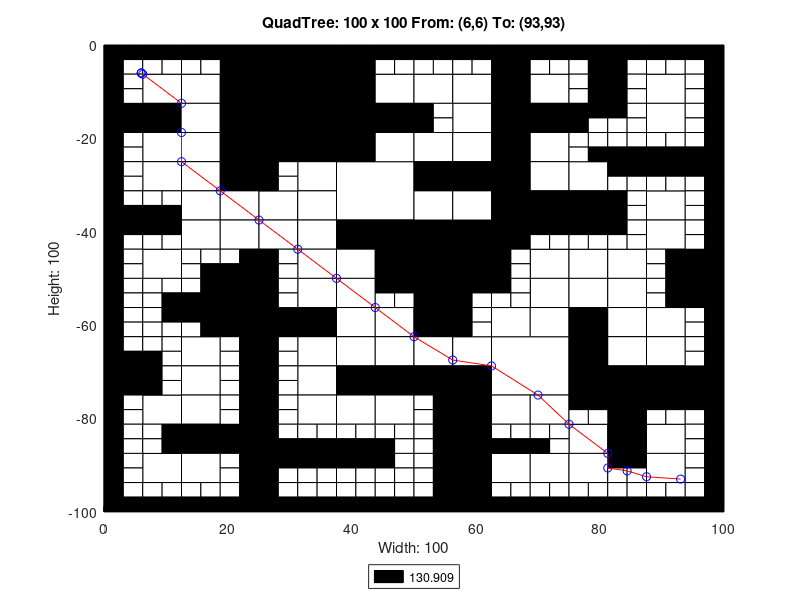

This chart was generated by the following MATLAB code:
axis([0 100 -100 0]);
title('QuadTree: 100 x 100 From: (6,6) To: (93,93)');
xlabel('Width: 100');
ylabel('Height: 100');
rectangle('Position',[25 -12.5 12.5 12.5], 'FaceColor',[0 0 0]);
rectangle('Position',[25 -25 12.5 12.5], 'FaceColor',[0 0 0]);
rectangle('Position',[37.5 -37.5 12.5 12.5], 'FaceColor',[1 1 1]);
rectangle('Position',[50 -50 12.5 12.5], 'FaceColor',[0 0 0]);
rectangle('Position',[62.5 -75 12.5 12.5], 'FaceColor',[1 1 1]);
rectangle('Position',[6.25 -12.5 6.25 6.25], 'FaceColor',[1 1 1]);
rectangle('Position',[18.75 -6.25 6.25 6.25], 'FaceColor',[0 0 0]);
rectangle('Position',[12.5 -12.5 6.25 6.25], 'FaceColor',[1 1 1]);
rectangle('Position',[18.75 -12.5 6.25 6.25], 'FaceColor',[0 0 0]);
rectangle('Position',[0 -18.75 6.25 6.25], 'FaceColor',[0 0 0]);
rectangle('Position',[6.25 -18.75 6.25 6.25], 'FaceColor',[0 0 0]);
rectangle('Position',[6.25 -25 6.25 6.25], 'FaceColor',[1 1 1]);
rectangle('Position',[12.5 -18.75 6.25 6.25], 'FaceColor',[1 1 1]);
rectangle('Position',[18.75 -18.75 6.25 6.25], 'FaceColor',[0 0 0]);
rectangle('Position',[12.5 -25 6.25 6.25], 'FaceColor',[1 1 1]);
rectangle('Position',[18.75 -25 6.25 6.25], 'FaceColor',[0 0 0]);
rectangle('Position',[37.5 -6.25 6.25 6.25], 'FaceColor',[0 0 0]);
rectangle('Position',[37.5 -12.5 6.25 6.25], 'FaceColor',[0 0 0]);
rectangle('Position',[43.75 -12.5 6.25 6.25], 'FaceColor',[1 1 1]);
rectangle('Position',[37.5 -18.75 6.25 6.25], 'FaceColor',[0 0 0]);
rectangle('Position',[43.75 -18.75 6.25 6.25], 'FaceColor',[0 0 0]);
rectangle('Position',[37.5 -25 6.25 6.25], 'FaceColor',[0 0 0]);
rectangle('Position',[43.75 -25 6.25 6.25], 'FaceColor',[1 1 1]);
rectangle('Position',[6.25 -31.25 6.25 6.25], 'FaceColor',[1 1 1]);
rectangle('Position',[12.5 -31.25 6.25 6.25], 'FaceColor',[1 1 1]);
rectangle('Position',[18.75 -31.25 6.25 6.25], 'FaceColor',[0 0 0]);
rectangle('Position',[12.5 -37.5 6.25 6.25], 'FaceColor',[1 1 1]);
rectangle('Position',[18.75 -37.5 6.25 6.25], 'FaceColor',[1 1 1]);
rectangle('Position',[6.25 -50 6.25 6.25], 'FaceColor',[1 1 1]);
rectangle('Position',[12.5 -43.75 6.25 6.25], 'FaceColor',[1 1 1]);
rectangle('Position',[18.75 -43.75 6.25 6.25], 'FaceColor',[1 1 1]);
rectangle('Position',[31.25 -31.25 6.25 6.25], 'FaceColor',[1 1 1]);
rectangle('Position',[25 -37.5 6.25 6.25], 'FaceColor',[1 1 1]);
rectangle('Position',[31.25 -37.5 6.25 6.25], 'FaceColor',[1 1 1]);
rectangle('Position',[25 -43.75 6.25 6.25], 'FaceColor',[1 1 1]);
rectangle('Position',[31.25 -43.75 6.25 6.25], 'FaceColor',[1 1 1]);
rectangle('Position',[31.25 -50 6.25 6.25], 'FaceColor',[1 1 1]);
rectangle('Position',[37.5 -43.75 6.25 6.25], 'FaceColor',[0 0 0]);
rectangle('Position',[43.75 -43.75 6.25 6.25], 'FaceColor',[0 0 0]);
rectangle('Position',[37.5 -50 6.25 6.25], 'FaceColor',[1 1 1]);
rectangle('Position',[43.75 -50 6.25 6.25], 'FaceColor',[0 0 0]);
rectangle('Position',[50 -12.5 6.25 6.25], 'FaceColor',[1 1 1]);
rectangle('Position',[56.25 -12.5 6.25 6.25], 'FaceColor',[1 1 1]);
rectangle('Position',[62.5 -6.25 6.25 6.25], 'FaceColor',[0 0 0]);
rectangle('Position',[62.5 -12.5 6.25 6.25], 'FaceColor',[0 0 0]);
rectangle('Position',[68.75 -12.5 6.25 6.25], 'FaceColor',[1 1 1]);
rectangle('Position',[56.25 -18.75 6.25 6.25], 'FaceColor',[1 1 1]);
rectangle('Position',[50 -25 6.25 6.25], 'FaceColor',[1 1 1]);
rectangle('Position',[56.25 -25 6.25 6.25], 'FaceColor',[1 1 1]);
rectangle('Position',[62.5 -18.75 6.25 6.25], 'FaceColor',[0 0 0]);
rectangle('Position',[68.75 -18.75 6.25 6.25], 'FaceColor',[0 0 0]);
rectangle('Position',[62.5 -25 6.25 6.25], 'FaceColor',[0 0 0]);
rectangle('Position',[68.75 -25 6.25 6.25], 'FaceColor',[1 1 1]);
rectangle('Position',[87.5 -12.5 6.25 6.25], 'FaceColor',[1 1 1]);
rectangle('Position',[87.5 -18.75 6.25 6.25], 'FaceColor',[1 1 1]);
rectangle('Position',[50 -31.25 6.25 6.25], 'FaceColor',[0 0 0]);
rectangle('Position',[56.25 -31.25 6.25 6.25], 'FaceColor',[0 0 0]);
rectangle('Position',[50 -37.5 6.25 6.25], 'FaceColor',[1 1 1]);
rectangle('Position',[56.25 -37.5 6.25 6.25], 'FaceColor',[1 1 1]);
rectangle('Position',[62.5 -31.25 6.25 6.25], 'FaceColor',[0 0 0]);
rectangle('Position',[68.75 -31.25 6.25 6.25], 'FaceColor',[1 1 1]);
rectangle('Position',[62.5 -37.5 6.25 6.25], 'FaceColor',[0 0 0]);
rectangle('Position',[68.75 -37.5 6.25 6.25], 'FaceColor',[0 0 0]);
rectangle('Position',[62.5 -43.75 6.25 6.25], 'FaceColor',[0 0 0]);
rectangle('Position',[68.75 -50 6.25 6.25], 'FaceColor',[1 1 1]);
rectangle('Position',[75 -31.25 6.25 6.25], 'FaceColor',[1 1 1]);
rectangle('Position',[75 -37.5 6.25 6.25], 'FaceColor',[0 0 0]);
rectangle('Position',[87.5 -37.5 6.25 6.25], 'FaceColor',[1 1 1]);
rectangle('Position',[75 -50 6.25 6.25], 'FaceColor',[1 1 1]);
rectangle('Position',[81.25 -50 6.25 6.25], 'FaceColor',[1 1 1]);
rectangle('Position',[87.5 -43.75 6.25 6.25], 'FaceColor',[1 1 1]);
rectangle('Position',[93.75 -50 6.25 6.25], 'FaceColor',[0 0 0]);
rectangle('Position',[18.75 -56.25 6.25 6.25], 'FaceColor',[0 0 0]);
rectangle('Position',[18.75 -62.5 6.25 6.25], 'FaceColor',[0 0 0]);
rectangle('Position',[0 -75 6.25 6.25], 'FaceColor',[0 0 0]);
rectangle('Position',[12.5 -68.75 6.25 6.25], 'FaceColor',[1 1 1]);
rectangle('Position',[12.5 -75 6.25 6.25], 'FaceColor',[1 1 1]);
rectangle('Position',[31.25 -56.25 6.25 6.25], 'FaceColor',[1 1 1]);
rectangle('Position',[25 -62.5 6.25 6.25], 'FaceColor',[0 0 0]);
rectangle('Position',[31.25 -62.5 6.25 6.25], 'FaceColor',[0 0 0]);
rectangle('Position',[37.5 -56.25 6.25 6.25], 'FaceColor',[1 1 1]);
rectangle('Position',[37.5 -62.5 6.25 6.25], 'FaceColor',[1 1 1]);
rectangle('Position',[43.75 -62.5 6.25 6.25], 'FaceColor',[1 1 1]);
rectangle('Position',[31.25 -68.75 6.25 6.25], 'FaceColor',[1 1 1]);
rectangle('Position',[31.25 -75 6.25 6.25], 'FaceColor',[1 1 1]);
rectangle('Position',[37.5 -68.75 6.25 6.25], 'FaceColor',[1 1 1]);
rectangle('Position',[43.75 -68.75 6.25 6.25], 'FaceColor',[1 1 1]);
rectangle('Position',[37.5 -75 6.25 6.25], 'FaceColor',[0 0 0]);
rectangle('Position',[43.75 -75 6.25 6.25], 'FaceColor',[0 0 0]);
rectangle('Position',[6.25 -81.25 6.25 6.25], 'FaceColor',[1 1 1]);
rectangle('Position',[12.5 -81.25 6.25 6.25], 'FaceColor',[1 1 1]);
rectangle('Position',[12.5 -87.5 6.25 6.25], 'FaceColor',[0 0 0]);
rectangle('Position',[18.75 -87.5 6.25 6.25], 'FaceColor',[0 0 0]);
rectangle('Position',[6.25 -93.75 6.25 6.25], 'FaceColor',[1 1 1]);
rectangle('Position',[12.5 -93.75 6.25 6.25], 'FaceColor',[1 1 1]);
rectangle('Position',[31.25 -81.25 6.25 6.25], 'FaceColor',[1 1 1]);
rectangle('Position',[37.5 -81.25 6.25 6.25], 'FaceColor',[1 1 1]);
rectangle('Position',[43.75 -81.25 6.25 6.25], 'FaceColor',[1 1 1]);
rectangle('Position',[50 -56.25 6.25 6.25], 'FaceColor',[0 0 0]);
rectangle('Position',[50 -62.5 6.25 6.25], 'FaceColor',[0 0 0]);
rectangle('Position',[68.75 -56.25 6.25 6.25], 'FaceColor',[1 1 1]);
rectangle('Position',[62.5 -62.5 6.25 6.25], 'FaceColor',[1 1 1]);
rectangle('Position',[68.75 -62.5 6.25 6.25], 'FaceColor',[1 1 1]);
rectangle('Position',[50 -68.75 6.25 6.25], 'FaceColor',[1 1 1]);
rectangle('Position',[56.25 -68.75 6.25 6.25], 'FaceColor',[1 1 1]);
rectangle('Position',[50 -75 6.25 6.25], 'FaceColor',[0 0 0]);
rectangle('Position',[56.25 -75 6.25 6.25], 'FaceColor',[0 0 0]);
rectangle('Position',[75 -56.25 6.25 6.25], 'FaceColor',[1 1 1]);
rectangle('Position',[81.25 -56.25 6.25 6.25], 'FaceColor',[1 1 1]);
rectangle('Position',[75 -62.5 6.25 6.25], 'FaceColor',[0 0 0]);
rectangle('Position',[81.25 -62.5 6.25 6.25], 'FaceColor',[1 1 1]);
rectangle('Position',[93.75 -56.25 6.25 6.25], 'FaceColor',[0 0 0]);
rectangle('Position',[87.5 -62.5 6.25 6.25], 'FaceColor',[1 1 1]);
rectangle('Position',[75 -68.75 6.25 6.25], 'FaceColor',[0 0 0]);
rectangle('Position',[81.25 -68.75 6.25 6.25], 'FaceColor',[1 1 1]);
rectangle('Position',[75 -75 6.25 6.25], 'FaceColor',[0 0 0]);
rectangle('Position',[81.25 -75 6.25 6.25], 'FaceColor',[0 0 0]);
rectangle('Position',[87.5 -68.75 6.25 6.25], 'FaceColor',[1 1 1]);
rectangle('Position',[87.5 -75 6.25 6.25], 'FaceColor',[0 0 0]);
rectangle('Position',[93.75 -75 6.25 6.25], 'FaceColor',[0 0 0]);
rectangle('Position',[56.25 -81.25 6.25 6.25], 'FaceColor',[0 0 0]);
rectangle('Position',[56.25 -87.5 6.25 6.25], 'FaceColor',[0 0 0]);
rectangle('Position',[62.5 -81.25 6.25 6.25], 'FaceColor',[1 1 1]);
rectangle('Position',[68.75 -81.25 6.25 6.25], 'FaceColor',[1 1 1]);
rectangle('Position',[56.25 -93.75 6.25 6.25], 'FaceColor',[0 0 0]);
rectangle('Position',[56.25 -100 6.25 6.25], 'FaceColor',[0 0 0]);
rectangle('Position',[62.5 -93.75 6.25 6.25], 'FaceColor',[1 1 1]);
rectangle('Position',[68.75 -93.75 6.25 6.25], 'FaceColor',[1 1 1]);
rectangle('Position',[81.25 -81.25 6.25 6.25], 'FaceColor',[0 0 0]);
rectangle('Position',[75 -87.5 6.25 6.25], 'FaceColor',[1 1 1]);
rectangle('Position',[81.25 -87.5 6.25 6.25], 'FaceColor',[0 0 0]);
rectangle('Position',[87.5 -87.5 6.25 6.25], 'FaceColor',[1 1 1]);
rectangle('Position',[75 -93.75 6.25 6.25], 'FaceColor',[1 1 1]);
rectangle('Position',[87.5 -93.75 6.25 6.25], 'FaceColor',[1 1 1]);
rectangle('Position',[0 -3.125 3.125 3.125], 'FaceColor',[0 0 0]);
rectangle('Position',[3.125 -3.125 3.125 3.125], 'FaceColor',[0 0 0]);
rectangle('Position',[0 -6.25 3.125 3.125], 'FaceColor',[0 0 0]);
rectangle('Position',[3.125 -6.25 3.125 3.125], 'FaceColor',[1 1 1]);
rectangle('Position',[6.25 -3.125 3.125 3.125], 'FaceColor',[0 0 0]);
rectangle('Position',[9.375 -3.125 3.125 3.125], 'FaceColor',[0 0 0]);
rectangle('Position',[6.25 -6.25 3.125 3.125], 'FaceColor',[1 1 1]);
rectangle('Position',[9.375 -6.25 3.125 3.125], 'FaceColor',[1 1 1]);
rectangle('Position',[0 -9.375 3.125 3.125], 'FaceColor',[0 0 0]);
rectangle('Position',[3.125 -9.375 3.125 3.125], 'FaceColor',[1 1 1]);
rectangle('Position',[0 -12.5 3.125 3.125], 'FaceColor',[0 0 0]);
rectangle('Position',[3.125 -12.5 3.125 3.125], 'FaceColor',[1 1 1]);
rectangle('Position',[12.5 -3.125 3.125 3.125], 'FaceColor',[0 0 0]);
rectangle('Position',[15.625 -3.125 3.125 3.125], 'FaceColor',[0 0 0]);
rectangle('Position',[12.5 -6.25 3.125 3.125], 'FaceColor',[1 1 1]);
rectangle('Position',[15.625 -6.25 3.125 3.125], 'FaceColor',[1 1 1]);
rectangle('Position',[0 -21.875 3.125 3.125], 'FaceColor',[0 0 0]);
rectangle('Position',[3.125 -21.875 3.125 3.125], 'FaceColor',[1 1 1]);
rectangle('Position',[0 -25 3.125 3.125], 'FaceColor',[0 0 0]);
rectangle('Position',[3.125 -25 3.125 3.125], 'FaceColor',[1 1 1]);
rectangle('Position',[43.75 -3.125 3.125 3.125], 'FaceColor',[0 0 0]);
rectangle('Position',[46.875 -3.125 3.125 3.125], 'FaceColor',[0 0 0]);
rectangle('Position',[43.75 -6.25 3.125 3.125], 'FaceColor',[1 1 1]);
rectangle('Position',[46.875 -6.25 3.125 3.125], 'FaceColor',[1 1 1]);
rectangle('Position',[0 -28.125 3.125 3.125], 'FaceColor',[0 0 0]);
rectangle('Position',[3.125 -28.125 3.125 3.125], 'FaceColor',[1 1 1]);
rectangle('Position',[0 -31.25 3.125 3.125], 'FaceColor',[0 0 0]);
rectangle('Position',[3.125 -31.25 3.125 3.125], 'FaceColor',[1 1 1]);
rectangle('Position',[0 -34.375 3.125 3.125], 'FaceColor',[0 0 0]);
rectangle('Position',[3.125 -34.375 3.125 3.125], 'FaceColor',[1 1 1]);
rectangle('Position',[0 -37.5 3.125 3.125], 'FaceColor',[0 0 0]);
rectangle('Position',[3.125 -37.5 3.125 3.125], 'FaceColor',[0 0 0]);
rectangle('Position',[6.25 -34.375 3.125 3.125], 'FaceColor',[1 1 1]);
rectangle('Position',[9.375 -34.375 3.125 3.125], 'FaceColor',[1 1 1]);
rectangle('Position',[6.25 -37.5 3.125 3.125], 'FaceColor',[0 0 0]);
rectangle('Position',[9.375 -37.5 3.125 3.125], 'FaceColor',[0 0 0]);
rectangle('Position',[0 -40.625 3.125 3.125], 'FaceColor',[0 0 0]);
rectangle('Position',[3.125 -40.625 3.125 3.125], 'FaceColor',[0 0 0]);
rectangle('Position',[0 -43.75 3.125 3.125], 'FaceColor',[0 0 0]);
rectangle('Position',[3.125 -43.75 3.125 3.125], 'FaceColor',[1 1 1]);
rectangle('Position',[6.25 -40.625 3.125 3.125], 'FaceColor',[0 0 0]);
rectangle('Position',[9.375 -40.625 3.125 3.125], 'FaceColor',[0 0 0]);
rectangle('Position',[6.25 -43.75 3.125 3.125], 'FaceColor',[1 1 1]);
rectangle('Position',[9.375 -43.75 3.125 3.125], 'FaceColor',[1 1 1]);
rectangle('Position',[0 -46.875 3.125 3.125], 'FaceColor',[0 0 0]);
rectangle('Position',[3.125 -46.875 3.125 3.125], 'FaceColor',[1 1 1]);
rectangle('Position',[0 -50 3.125 3.125], 'FaceColor',[0 0 0]);
rectangle('Position',[3.125 -50 3.125 3.125], 'FaceColor',[1 1 1]);
rectangle('Position',[12.5 -46.875 3.125 3.125], 'FaceColor',[1 1 1]);
rectangle('Position',[15.625 -46.875 3.125 3.125], 'FaceColor',[1 1 1]);
rectangle('Position',[12.5 -50 3.125 3.125], 'FaceColor',[1 1 1]);
rectangle('Position',[15.625 -50 3.125 3.125], 'FaceColor',[0 0 0]);
rectangle('Position',[18.75 -46.875 3.125 3.125], 'FaceColor',[1 1 1]);
rectangle('Position',[21.875 -46.875 3.125 3.125], 'FaceColor',[0 0 0]);
rectangle('Position',[18.75 -50 3.125 3.125], 'FaceColor',[0 0 0]);
rectangle('Position',[21.875 -50 3.125 3.125], 'FaceColor',[0 0 0]);
rectangle('Position',[25 -28.125 3.125 3.125], 'FaceColor',[0 0 0]);
rectangle('Position',[28.125 -28.125 3.125 3.125], 'FaceColor',[1 1 1]);
rectangle('Position',[25 -31.25 3.125 3.125], 'FaceColor',[0 0 0]);
rectangle('Position',[28.125 -31.25 3.125 3.125], 'FaceColor',[1 1 1]);
rectangle('Position',[25 -46.875 3.125 3.125], 'FaceColor',[0 0 0]);
rectangle('Position',[28.125 -46.875 3.125 3.125], 'FaceColor',[1 1 1]);
rectangle('Position',[25 -50 3.125 3.125], 'FaceColor',[0 0 0]);
rectangle('Position',[28.125 -50 3.125 3.125], 'FaceColor',[1 1 1]);
rectangle('Position',[50 -3.125 3.125 3.125], 'FaceColor',[0 0 0]);
rectangle('Position',[53.125 -3.125 3.125 3.125], 'FaceColor',[0 0 0]);
rectangle('Position',[50 -6.25 3.125 3.125], 'FaceColor',[1 1 1]);
rectangle('Position',[53.125 -6.25 3.125 3.125], 'FaceColor',[1 1 1]);
rectangle('Position',[56.25 -3.125 3.125 3.125], 'FaceColor',[0 0 0]);
rectangle('Position',[59.375 -3.125 3.125 3.125], 'FaceColor',[0 0 0]);
rectangle('Position',[56.25 -6.25 3.125 3.125], 'FaceColor',[1 1 1]);
rectangle('Position',[59.375 -6.25 3.125 3.125], 'FaceColor',[1 1 1]);
rectangle('Position',[68.75 -3.125 3.125 3.125], 'FaceColor',[0 0 0]);
rectangle('Position',[71.875 -3.125 3.125 3.125], 'FaceColor',[0 0 0]);
rectangle('Position',[68.75 -6.25 3.125 3.125], 'FaceColor',[1 1 1]);
rectangle('Position',[71.875 -6.25 3.125 3.125], 'FaceColor',[1 1 1]);
rectangle('Position',[50 -15.625 3.125 3.125], 'FaceColor',[0 0 0]);
rectangle('Position',[53.125 -15.625 3.125 3.125], 'FaceColor',[1 1 1]);
rectangle('Position',[50 -18.75 3.125 3.125], 'FaceColor',[0 0 0]);
rectangle('Position',[53.125 -18.75 3.125 3.125], 'FaceColor',[1 1 1]);
rectangle('Position',[75 -3.125 3.125 3.125], 'FaceColor',[0 0 0]);
rectangle('Position',[78.125 -3.125 3.125 3.125], 'FaceColor',[0 0 0]);
rectangle('Position',[75 -6.25 3.125 3.125], 'FaceColor',[1 1 1]);
rectangle('Position',[78.125 -6.25 3.125 3.125], 'FaceColor',[0 0 0]);
rectangle('Position',[81.25 -3.125 3.125 3.125], 'FaceColor',[0 0 0]);
rectangle('Position',[84.375 -3.125 3.125 3.125], 'FaceColor',[0 0 0]);
rectangle('Position',[81.25 -6.25 3.125 3.125], 'FaceColor',[0 0 0]);
rectangle('Position',[84.375 -6.25 3.125 3.125], 'FaceColor',[1 1 1]);
rectangle('Position',[75 -9.375 3.125 3.125], 'FaceColor',[1 1 1]);
rectangle('Position',[78.125 -9.375 3.125 3.125], 'FaceColor',[0 0 0]);
rectangle('Position',[75 -12.5 3.125 3.125], 'FaceColor',[1 1 1]);
rectangle('Position',[78.125 -12.5 3.125 3.125], 'FaceColor',[0 0 0]);
rectangle('Position',[81.25 -9.375 3.125 3.125], 'FaceColor',[0 0 0]);
rectangle('Position',[84.375 -9.375 3.125 3.125], 'FaceColor',[1 1 1]);
rectangle('Position',[81.25 -12.5 3.125 3.125], 'FaceColor',[0 0 0]);
rectangle('Position',[84.375 -12.5 3.125 3.125], 'FaceColor',[1 1 1]);
rectangle('Position',[87.5 -3.125 3.125 3.125], 'FaceColor',[0 0 0]);
rectangle('Position',[90.625 -3.125 3.125 3.125], 'FaceColor',[0 0 0]);
rectangle('Position',[87.5 -6.25 3.125 3.125], 'FaceColor',[1 1 1]);
rectangle('Position',[90.625 -6.25 3.125 3.125], 'FaceColor',[1 1 1]);
rectangle('Position',[93.75 -3.125 3.125 3.125], 'FaceColor',[0 0 0]);
rectangle('Position',[96.875 -3.125 3.125 3.125], 'FaceColor',[0 0 0]);
rectangle('Position',[93.75 -6.25 3.125 3.125], 'FaceColor',[1 1 1]);
rectangle('Position',[96.875 -6.25 3.125 3.125], 'FaceColor',[0 0 0]);
rectangle('Position',[93.75 -9.375 3.125 3.125], 'FaceColor',[1 1 1]);
rectangle('Position',[96.875 -9.375 3.125 3.125], 'FaceColor',[0 0 0]);
rectangle('Position',[93.75 -12.5 3.125 3.125], 'FaceColor',[1 1 1]);
rectangle('Position',[96.875 -12.5 3.125 3.125], 'FaceColor',[0 0 0]);
rectangle('Position',[75 -15.625 3.125 3.125], 'FaceColor',[0 0 0]);
rectangle('Position',[78.125 -15.625 3.125 3.125], 'FaceColor',[0 0 0]);
rectangle('Position',[75 -18.75 3.125 3.125], 'FaceColor',[0 0 0]);
rectangle('Position',[78.125 -18.75 3.125 3.125], 'FaceColor',[1 1 1]);
rectangle('Position',[81.25 -15.625 3.125 3.125], 'FaceColor',[0 0 0]);
rectangle('Position',[84.375 -15.625 3.125 3.125], 'FaceColor',[1 1 1]);
rectangle('Position',[81.25 -18.75 3.125 3.125], 'FaceColor',[1 1 1]);
rectangle('Position',[84.375 -18.75 3.125 3.125], 'FaceColor',[1 1 1]);
rectangle('Position',[75 -21.875 3.125 3.125], 'FaceColor',[1 1 1]);
rectangle('Position',[78.125 -21.875 3.125 3.125], 'FaceColor',[1 1 1]);
rectangle('Position',[75 -25 3.125 3.125], 'FaceColor',[1 1 1]);
rectangle('Position',[78.125 -25 3.125 3.125], 'FaceColor',[0 0 0]);
rectangle('Position',[81.25 -21.875 3.125 3.125], 'FaceColor',[1 1 1]);
rectangle('Position',[84.375 -21.875 3.125 3.125], 'FaceColor',[1 1 1]);
rectangle('Position',[81.25 -25 3.125 3.125], 'FaceColor',[0 0 0]);
rectangle('Position',[84.375 -25 3.125 3.125], 'FaceColor',[0 0 0]);
rectangle('Position',[93.75 -15.625 3.125 3.125], 'FaceColor',[1 1 1]);
rectangle('Position',[96.875 -15.625 3.125 3.125], 'FaceColor',[0 0 0]);
rectangle('Position',[93.75 -18.75 3.125 3.125], 'FaceColor',[1 1 1]);
rectangle('Position',[96.875 -18.75 3.125 3.125], 'FaceColor',[0 0 0]);
rectangle('Position',[87.5 -21.875 3.125 3.125], 'FaceColor',[1 1 1]);
rectangle('Position',[90.625 -21.875 3.125 3.125], 'FaceColor',[1 1 1]);
rectangle('Position',[87.5 -25 3.125 3.125], 'FaceColor',[0 0 0]);
rectangle('Position',[90.625 -25 3.125 3.125], 'FaceColor',[0 0 0]);
rectangle('Position',[93.75 -21.875 3.125 3.125], 'FaceColor',[1 1 1]);
rectangle('Position',[96.875 -21.875 3.125 3.125], 'FaceColor',[0 0 0]);
rectangle('Position',[93.75 -25 3.125 3.125], 'FaceColor',[0 0 0]);
rectangle('Position',[96.875 -25 3.125 3.125], 'FaceColor',[0 0 0]);
rectangle('Position',[68.75 -40.625 3.125 3.125], 'FaceColor',[0 0 0]);
rectangle('Position',[71.875 -40.625 3.125 3.125], 'FaceColor',[0 0 0]);
rectangle('Position',[68.75 -43.75 3.125 3.125], 'FaceColor',[1 1 1]);
rectangle('Position',[71.875 -43.75 3.125 3.125], 'FaceColor',[1 1 1]);
rectangle('Position',[62.5 -46.875 3.125 3.125], 'FaceColor',[0 0 0]);
rectangle('Position',[65.625 -46.875 3.125 3.125], 'FaceColor',[1 1 1]);
rectangle('Position',[62.5 -50 3.125 3.125], 'FaceColor',[0 0 0]);
rectangle('Position',[65.625 -50 3.125 3.125], 'FaceColor',[1 1 1]);
rectangle('Position',[81.25 -28.125 3.125 3.125], 'FaceColor',[0 0 0]);
rectangle('Position',[84.375 -28.125 3.125 3.125], 'FaceColor',[0 0 0]);
rectangle('Position',[81.25 -31.25 3.125 3.125], 'FaceColor',[1 1 1]);
rectangle('Position',[84.375 -31.25 3.125 3.125], 'FaceColor',[1 1 1]);
rectangle('Position',[81.25 -34.375 3.125 3.125], 'FaceColor',[0 0 0]);
rectangle('Position',[84.375 -34.375 3.125 3.125], 'FaceColor',[1 1 1]);
rectangle('Position',[81.25 -37.5 3.125 3.125], 'FaceColor',[0 0 0]);
rectangle('Position',[84.375 -37.5 3.125 3.125], 'FaceColor',[1 1 1]);
rectangle('Position',[87.5 -28.125 3.125 3.125], 'FaceColor',[0 0 0]);
rectangle('Position',[90.625 -28.125 3.125 3.125], 'FaceColor',[0 0 0]);
rectangle('Position',[87.5 -31.25 3.125 3.125], 'FaceColor',[1 1 1]);
rectangle('Position',[90.625 -31.25 3.125 3.125], 'FaceColor',[1 1 1]);
rectangle('Position',[93.75 -28.125 3.125 3.125], 'FaceColor',[0 0 0]);
rectangle('Position',[96.875 -28.125 3.125 3.125], 'FaceColor',[0 0 0]);
rectangle('Position',[93.75 -31.25 3.125 3.125], 'FaceColor',[1 1 1]);
rectangle('Position',[96.875 -31.25 3.125 3.125], 'FaceColor',[0 0 0]);
rectangle('Position',[93.75 -34.375 3.125 3.125], 'FaceColor',[1 1 1]);
rectangle('Position',[96.875 -34.375 3.125 3.125], 'FaceColor',[0 0 0]);
rectangle('Position',[93.75 -37.5 3.125 3.125], 'FaceColor',[1 1 1]);
rectangle('Position',[96.875 -37.5 3.125 3.125], 'FaceColor',[0 0 0]);
rectangle('Position',[75 -40.625 3.125 3.125], 'FaceColor',[0 0 0]);
rectangle('Position',[78.125 -40.625 3.125 3.125], 'FaceColor',[0 0 0]);
rectangle('Position',[75 -43.75 3.125 3.125], 'FaceColor',[1 1 1]);
rectangle('Position',[78.125 -43.75 3.125 3.125], 'FaceColor',[1 1 1]);
rectangle('Position',[81.25 -40.625 3.125 3.125], 'FaceColor',[0 0 0]);
rectangle('Position',[84.375 -40.625 3.125 3.125], 'FaceColor',[1 1 1]);
rectangle('Position',[81.25 -43.75 3.125 3.125], 'FaceColor',[1 1 1]);
rectangle('Position',[84.375 -43.75 3.125 3.125], 'FaceColor',[1 1 1]);
rectangle('Position',[93.75 -40.625 3.125 3.125], 'FaceColor',[1 1 1]);
rectangle('Position',[96.875 -40.625 3.125 3.125], 'FaceColor',[0 0 0]);
rectangle('Position',[93.75 -43.75 3.125 3.125], 'FaceColor',[1 1 1]);
rectangle('Position',[96.875 -43.75 3.125 3.125], 'FaceColor',[0 0 0]);
rectangle('Position',[87.5 -46.875 3.125 3.125], 'FaceColor',[1 1 1]);
rectangle('Position',[90.625 -46.875 3.125 3.125], 'FaceColor',[0 0 0]);
rectangle('Position',[87.5 -50 3.125 3.125], 'FaceColor',[1 1 1]);
rectangle('Position',[90.625 -50 3.125 3.125], 'FaceColor',[0 0 0]);
rectangle('Position',[0 -53.125 3.125 3.125], 'FaceColor',[0 0 0]);
rectangle('Position',[3.125 -53.125 3.125 3.125], 'FaceColor',[1 1 1]);
rectangle('Position',[0 -56.25 3.125 3.125], 'FaceColor',[0 0 0]);
rectangle('Position',[3.125 -56.25 3.125 3.125], 'FaceColor',[1 1 1]);
rectangle('Position',[6.25 -53.125 3.125 3.125], 'FaceColor',[1 1 1]);
rectangle('Position',[9.375 -53.125 3.125 3.125], 'FaceColor',[1 1 1]);
rectangle('Position',[6.25 -56.25 3.125 3.125], 'FaceColor',[1 1 1]);
rectangle('Position',[9.375 -56.25 3.125 3.125], 'FaceColor',[0 0 0]);
rectangle('Position',[0 -59.375 3.125 3.125], 'FaceColor',[0 0 0]);
rectangle('Position',[3.125 -59.375 3.125 3.125], 'FaceColor',[1 1 1]);
rectangle('Position',[0 -62.5 3.125 3.125], 'FaceColor',[0 0 0]);
rectangle('Position',[3.125 -62.5 3.125 3.125], 'FaceColor',[1 1 1]);
rectangle('Position',[6.25 -59.375 3.125 3.125], 'FaceColor',[1 1 1]);
rectangle('Position',[9.375 -59.375 3.125 3.125], 'FaceColor',[0 0 0]);
rectangle('Position',[6.25 -62.5 3.125 3.125], 'FaceColor',[1 1 1]);
rectangle('Position',[9.375 -62.5 3.125 3.125], 'FaceColor',[1 1 1]);
rectangle('Position',[12.5 -53.125 3.125 3.125], 'FaceColor',[1 1 1]);
rectangle('Position',[15.625 -53.125 3.125 3.125], 'FaceColor',[0 0 0]);
rectangle('Position',[12.5 -56.25 3.125 3.125], 'FaceColor',[0 0 0]);
rectangle('Position',[15.625 -56.25 3.125 3.125], 'FaceColor',[0 0 0]);
rectangle('Position',[12.5 -59.375 3.125 3.125], 'FaceColor',[0 0 0]);
rectangle('Position',[15.625 -59.375 3.125 3.125], 'FaceColor',[0 0 0]);
rectangle('Position',[12.5 -62.5 3.125 3.125], 'FaceColor',[1 1 1]);
rectangle('Position',[15.625 -62.5 3.125 3.125], 'FaceColor',[0 0 0]);
rectangle('Position',[0 -65.625 3.125 3.125], 'FaceColor',[0 0 0]);
rectangle('Position',[3.125 -65.625 3.125 3.125], 'FaceColor',[1 1 1]);
rectangle('Position',[0 -68.75 3.125 3.125], 'FaceColor',[0 0 0]);
rectangle('Position',[3.125 -68.75 3.125 3.125], 'FaceColor',[0 0 0]);
rectangle('Position',[6.25 -65.625 3.125 3.125], 'FaceColor',[1 1 1]);
rectangle('Position',[9.375 -65.625 3.125 3.125], 'FaceColor',[1 1 1]);
rectangle('Position',[6.25 -68.75 3.125 3.125], 'FaceColor',[0 0 0]);
rectangle('Position',[9.375 -68.75 3.125 3.125], 'FaceColor',[1 1 1]);
rectangle('Position',[6.25 -71.875 3.125 3.125], 'FaceColor',[0 0 0]);
rectangle('Position',[9.375 -71.875 3.125 3.125], 'FaceColor',[1 1 1]);
rectangle('Position',[6.25 -75 3.125 3.125], 'FaceColor',[0 0 0]);
rectangle('Position',[9.375 -75 3.125 3.125], 'FaceColor',[1 1 1]);
rectangle('Position',[18.75 -65.625 3.125 3.125], 'FaceColor',[1 1 1]);
rectangle('Position',[21.875 -65.625 3.125 3.125], 'FaceColor',[0 0 0]);
rectangle('Position',[18.75 -68.75 3.125 3.125], 'FaceColor',[1 1 1]);
rectangle('Position',[21.875 -68.75 3.125 3.125], 'FaceColor',[0 0 0]);
rectangle('Position',[18.75 -71.875 3.125 3.125], 'FaceColor',[1 1 1]);
rectangle('Position',[21.875 -71.875 3.125 3.125], 'FaceColor',[0 0 0]);
rectangle('Position',[18.75 -75 3.125 3.125], 'FaceColor',[1 1 1]);
rectangle('Position',[21.875 -75 3.125 3.125], 'FaceColor',[0 0 0]);
rectangle('Position',[25 -53.125 3.125 3.125], 'FaceColor',[0 0 0]);
rectangle('Position',[28.125 -53.125 3.125 3.125], 'FaceColor',[1 1 1]);
rectangle('Position',[25 -56.25 3.125 3.125], 'FaceColor',[0 0 0]);
rectangle('Position',[28.125 -56.25 3.125 3.125], 'FaceColor',[1 1 1]);
rectangle('Position',[43.75 -53.125 3.125 3.125], 'FaceColor',[0 0 0]);
rectangle('Position',[46.875 -53.125 3.125 3.125], 'FaceColor',[0 0 0]);
rectangle('Position',[43.75 -56.25 3.125 3.125], 'FaceColor',[1 1 1]);
rectangle('Position',[46.875 -56.25 3.125 3.125], 'FaceColor',[1 1 1]);
rectangle('Position',[25 -65.625 3.125 3.125], 'FaceColor',[0 0 0]);
rectangle('Position',[28.125 -65.625 3.125 3.125], 'FaceColor',[1 1 1]);
rectangle('Position',[25 -68.75 3.125 3.125], 'FaceColor',[0 0 0]);
rectangle('Position',[28.125 -68.75 3.125 3.125], 'FaceColor',[1 1 1]);
rectangle('Position',[25 -71.875 3.125 3.125], 'FaceColor',[0 0 0]);
rectangle('Position',[28.125 -71.875 3.125 3.125], 'FaceColor',[1 1 1]);
rectangle('Position',[25 -75 3.125 3.125], 'FaceColor',[0 0 0]);
rectangle('Position',[28.125 -75 3.125 3.125], 'FaceColor',[1 1 1]);
rectangle('Position',[0 -78.125 3.125 3.125], 'FaceColor',[0 0 0]);
rectangle('Position',[3.125 -78.125 3.125 3.125], 'FaceColor',[1 1 1]);
rectangle('Position',[0 -81.25 3.125 3.125], 'FaceColor',[0 0 0]);
rectangle('Position',[3.125 -81.25 3.125 3.125], 'FaceColor',[1 1 1]);
rectangle('Position',[0 -84.375 3.125 3.125], 'FaceColor',[0 0 0]);
rectangle('Position',[3.125 -84.375 3.125 3.125], 'FaceColor',[1 1 1]);
rectangle('Position',[0 -87.5 3.125 3.125], 'FaceColor',[0 0 0]);
rectangle('Position',[3.125 -87.5 3.125 3.125], 'FaceColor',[1 1 1]);
rectangle('Position',[6.25 -84.375 3.125 3.125], 'FaceColor',[1 1 1]);
rectangle('Position',[9.375 -84.375 3.125 3.125], 'FaceColor',[0 0 0]);
rectangle('Position',[6.25 -87.5 3.125 3.125], 'FaceColor',[1 1 1]);
rectangle('Position',[9.375 -87.5 3.125 3.125], 'FaceColor',[0 0 0]);
rectangle('Position',[18.75 -78.125 3.125 3.125], 'FaceColor',[1 1 1]);
rectangle('Position',[21.875 -78.125 3.125 3.125], 'FaceColor',[0 0 0]);
rectangle('Position',[18.75 -81.25 3.125 3.125], 'FaceColor',[1 1 1]);
rectangle('Position',[21.875 -81.25 3.125 3.125], 'FaceColor',[0 0 0]);
rectangle('Position',[0 -90.625 3.125 3.125], 'FaceColor',[0 0 0]);
rectangle('Position',[3.125 -90.625 3.125 3.125], 'FaceColor',[1 1 1]);
rectangle('Position',[0 -93.75 3.125 3.125], 'FaceColor',[0 0 0]);
rectangle('Position',[3.125 -93.75 3.125 3.125], 'FaceColor',[1 1 1]);
rectangle('Position',[0 -96.875 3.125 3.125], 'FaceColor',[0 0 0]);
rectangle('Position',[3.125 -96.875 3.125 3.125], 'FaceColor',[1 1 1]);
rectangle('Position',[0 -100 3.125 3.125], 'FaceColor',[0 0 0]);
rectangle('Position',[3.125 -100 3.125 3.125], 'FaceColor',[0 0 0]);
rectangle('Position',[6.25 -96.875 3.125 3.125], 'FaceColor',[1 1 1]);
rectangle('Position',[9.375 -96.875 3.125 3.125], 'FaceColor',[1 1 1]);
rectangle('Position',[6.25 -100 3.125 3.125], 'FaceColor',[0 0 0]);
rectangle('Position',[9.375 -100 3.125 3.125], 'FaceColor',[0 0 0]);
rectangle('Position',[18.75 -90.625 3.125 3.125], 'FaceColor',[1 1 1]);
rectangle('Position',[21.875 -90.625 3.125 3.125], 'FaceColor',[0 0 0]);
rectangle('Position',[18.75 -93.75 3.125 3.125], 'FaceColor',[1 1 1]);
rectangle('Position',[21.875 -93.75 3.125 3.125], 'FaceColor',[0 0 0]);
rectangle('Position',[12.5 -96.875 3.125 3.125], 'FaceColor',[1 1 1]);
rectangle('Position',[15.625 -96.875 3.125 3.125], 'FaceColor',[1 1 1]);
rectangle('Position',[12.5 -100 3.125 3.125], 'FaceColor',[0 0 0]);
rectangle('Position',[15.625 -100 3.125 3.125], 'FaceColor',[0 0 0]);
rectangle('Position',[18.75 -96.875 3.125 3.125], 'FaceColor',[1 1 1]);
rectangle('Position',[21.875 -96.875 3.125 3.125], 'FaceColor',[0 0 0]);
rectangle('Position',[18.75 -100 3.125 3.125], 'FaceColor',[0 0 0]);
rectangle('Position',[21.875 -100 3.125 3.125], 'FaceColor',[0 0 0]);
rectangle('Position',[25 -78.125 3.125 3.125], 'FaceColor',[0 0 0]);
rectangle('Position',[28.125 -78.125 3.125 3.125], 'FaceColor',[1 1 1]);
rectangle('Position',[25 -81.25 3.125 3.125], 'FaceColor',[0 0 0]);
rectangle('Position',[28.125 -81.25 3.125 3.125], 'FaceColor',[1 1 1]);
rectangle('Position',[25 -84.375 3.125 3.125], 'FaceColor',[0 0 0]);
rectangle('Position',[28.125 -84.375 3.125 3.125], 'FaceColor',[1 1 1]);
rectangle('Position',[25 -87.5 3.125 3.125], 'FaceColor',[0 0 0]);
rectangle('Position',[28.125 -87.5 3.125 3.125], 'FaceColor',[0 0 0]);
rectangle('Position',[31.25 -84.375 3.125 3.125], 'FaceColor',[1 1 1]);
rectangle('Position',[34.375 -84.375 3.125 3.125], 'FaceColor',[1 1 1]);
rectangle('Position',[31.25 -87.5 3.125 3.125], 'FaceColor',[0 0 0]);
rectangle('Position',[34.375 -87.5 3.125 3.125], 'FaceColor',[0 0 0]);
rectangle('Position',[37.5 -84.375 3.125 3.125], 'FaceColor',[1 1 1]);
rectangle('Position',[40.625 -84.375 3.125 3.125], 'FaceColor',[1 1 1]);
rectangle('Position',[37.5 -87.5 3.125 3.125], 'FaceColor',[0 0 0]);
rectangle('Position',[40.625 -87.5 3.125 3.125], 'FaceColor',[0 0 0]);
rectangle('Position',[43.75 -84.375 3.125 3.125], 'FaceColor',[1 1 1]);
rectangle('Position',[46.875 -84.375 3.125 3.125], 'FaceColor',[1 1 1]);
rectangle('Position',[43.75 -87.5 3.125 3.125], 'FaceColor',[0 0 0]);
rectangle('Position',[46.875 -87.5 3.125 3.125], 'FaceColor',[1 1 1]);
rectangle('Position',[25 -90.625 3.125 3.125], 'FaceColor',[0 0 0]);
rectangle('Position',[28.125 -90.625 3.125 3.125], 'FaceColor',[0 0 0]);
rectangle('Position',[25 -93.75 3.125 3.125], 'FaceColor',[0 0 0]);
rectangle('Position',[28.125 -93.75 3.125 3.125], 'FaceColor',[1 1 1]);
rectangle('Position',[31.25 -90.625 3.125 3.125], 'FaceColor',[0 0 0]);
rectangle('Position',[34.375 -90.625 3.125 3.125], 'FaceColor',[0 0 0]);
rectangle('Position',[31.25 -93.75 3.125 3.125], 'FaceColor',[1 1 1]);
rectangle('Position',[34.375 -93.75 3.125 3.125], 'FaceColor',[1 1 1]);
rectangle('Position',[25 -96.875 3.125 3.125], 'FaceColor',[0 0 0]);
rectangle('Position',[28.125 -96.875 3.125 3.125], 'FaceColor',[1 1 1]);
rectangle('Position',[25 -100 3.125 3.125], 'FaceColor',[0 0 0]);
rectangle('Position',[28.125 -100 3.125 3.125], 'FaceColor',[0 0 0]);
rectangle('Position',[31.25 -96.875 3.125 3.125], 'FaceColor',[1 1 1]);
rectangle('Position',[34.375 -96.875 3.125 3.125], 'FaceColor',[1 1 1]);
rectangle('Position',[31.25 -100 3.125 3.125], 'FaceColor',[0 0 0]);
rectangle('Position',[34.375 -100 3.125 3.125], 'FaceColor',[0 0 0]);
rectangle('Position',[37.5 -90.625 3.125 3.125], 'FaceColor',[0 0 0]);
rectangle('Position',[40.625 -90.625 3.125 3.125], 'FaceColor',[0 0 0]);
rectangle('Position',[37.5 -93.75 3.125 3.125], 'FaceColor',[1 1 1]);
rectangle('Position',[40.625 -93.75 3.125 3.125], 'FaceColor',[1 1 1]);
rectangle('Position',[43.75 -90.625 3.125 3.125], 'FaceColor',[0 0 0]);
rectangle('Position',[46.875 -90.625 3.125 3.125], 'FaceColor',[1 1 1]);
rectangle('Position',[43.75 -93.75 3.125 3.125], 'FaceColor',[1 1 1]);
rectangle('Position',[46.875 -93.75 3.125 3.125], 'FaceColor',[1 1 1]);
rectangle('Position',[37.5 -96.875 3.125 3.125], 'FaceColor',[1 1 1]);
rectangle('Position',[40.625 -96.875 3.125 3.125], 'FaceColor',[1 1 1]);
rectangle('Position',[37.5 -100 3.125 3.125], 'FaceColor',[0 0 0]);
rectangle('Position',[40.625 -100 3.125 3.125], 'FaceColor',[0 0 0]);
rectangle('Position',[43.75 -96.875 3.125 3.125], 'FaceColor',[1 1 1]);
rectangle('Position',[46.875 -96.875 3.125 3.125], 'FaceColor',[1 1 1]);
rectangle('Position',[43.75 -100 3.125 3.125], 'FaceColor',[0 0 0]);
rectangle('Position',[46.875 -100 3.125 3.125], 'FaceColor',[0 0 0]);
rectangle('Position',[56.25 -53.125 3.125 3.125], 'FaceColor',[0 0 0]);
rectangle('Position',[59.375 -53.125 3.125 3.125], 'FaceColor',[0 0 0]);
rectangle('Position',[56.25 -56.25 3.125 3.125], 'FaceColor',[0 0 0]);
rectangle('Position',[59.375 -56.25 3.125 3.125], 'FaceColor',[1 1 1]);
rectangle('Position',[56.25 -59.375 3.125 3.125], 'FaceColor',[0 0 0]);
rectangle('Position',[59.375 -59.375 3.125 3.125], 'FaceColor',[1 1 1]);
rectangle('Position',[56.25 -62.5 3.125 3.125], 'FaceColor',[0 0 0]);
rectangle('Position',[59.375 -62.5 3.125 3.125], 'FaceColor',[1 1 1]);
rectangle('Position',[62.5 -53.125 3.125 3.125], 'FaceColor',[0 0 0]);
rectangle('Position',[65.625 -53.125 3.125 3.125], 'FaceColor',[1 1 1]);
rectangle('Position',[62.5 -56.25 3.125 3.125], 'FaceColor',[1 1 1]);
rectangle('Position',[65.625 -56.25 3.125 3.125], 'FaceColor',[1 1 1]);
rectangle('Position',[87.5 -53.125 3.125 3.125], 'FaceColor',[1 1 1]);
rectangle('Position',[90.625 -53.125 3.125 3.125], 'FaceColor',[0 0 0]);
rectangle('Position',[87.5 -56.25 3.125 3.125], 'FaceColor',[1 1 1]);
rectangle('Position',[90.625 -56.25 3.125 3.125], 'FaceColor',[0 0 0]);
rectangle('Position',[93.75 -59.375 3.125 3.125], 'FaceColor',[1 1 1]);
rectangle('Position',[96.875 -59.375 3.125 3.125], 'FaceColor',[0 0 0]);
rectangle('Position',[93.75 -62.5 3.125 3.125], 'FaceColor',[1 1 1]);
rectangle('Position',[96.875 -62.5 3.125 3.125], 'FaceColor',[0 0 0]);
rectangle('Position',[93.75 -65.625 3.125 3.125], 'FaceColor',[1 1 1]);
rectangle('Position',[96.875 -65.625 3.125 3.125], 'FaceColor',[0 0 0]);
rectangle('Position',[93.75 -68.75 3.125 3.125], 'FaceColor',[1 1 1]);
rectangle('Position',[96.875 -68.75 3.125 3.125], 'FaceColor',[0 0 0]);
rectangle('Position',[50 -78.125 3.125 3.125], 'FaceColor',[1 1 1]);
rectangle('Position',[53.125 -78.125 3.125 3.125], 'FaceColor',[0 0 0]);
rectangle('Position',[50 -81.25 3.125 3.125], 'FaceColor',[1 1 1]);
rectangle('Position',[53.125 -81.25 3.125 3.125], 'FaceColor',[0 0 0]);
rectangle('Position',[50 -84.375 3.125 3.125], 'FaceColor',[1 1 1]);
rectangle('Position',[53.125 -84.375 3.125 3.125], 'FaceColor',[0 0 0]);
rectangle('Position',[50 -87.5 3.125 3.125], 'FaceColor',[1 1 1]);
rectangle('Position',[53.125 -87.5 3.125 3.125], 'FaceColor',[0 0 0]);
rectangle('Position',[62.5 -84.375 3.125 3.125], 'FaceColor',[1 1 1]);
rectangle('Position',[65.625 -84.375 3.125 3.125], 'FaceColor',[1 1 1]);
rectangle('Position',[62.5 -87.5 3.125 3.125], 'FaceColor',[0 0 0]);
rectangle('Position',[65.625 -87.5 3.125 3.125], 'FaceColor',[0 0 0]);
rectangle('Position',[68.75 -84.375 3.125 3.125], 'FaceColor',[1 1 1]);
rectangle('Position',[71.875 -84.375 3.125 3.125], 'FaceColor',[1 1 1]);
rectangle('Position',[68.75 -87.5 3.125 3.125], 'FaceColor',[0 0 0]);
rectangle('Position',[71.875 -87.5 3.125 3.125], 'FaceColor',[1 1 1]);
rectangle('Position',[50 -90.625 3.125 3.125], 'FaceColor',[1 1 1]);
rectangle('Position',[53.125 -90.625 3.125 3.125], 'FaceColor',[0 0 0]);
rectangle('Position',[50 -93.75 3.125 3.125], 'FaceColor',[1 1 1]);
rectangle('Position',[53.125 -93.75 3.125 3.125], 'FaceColor',[0 0 0]);
rectangle('Position',[50 -96.875 3.125 3.125], 'FaceColor',[1 1 1]);
rectangle('Position',[53.125 -96.875 3.125 3.125], 'FaceColor',[0 0 0]);
rectangle('Position',[50 -100 3.125 3.125], 'FaceColor',[0 0 0]);
rectangle('Position',[53.125 -100 3.125 3.125], 'FaceColor',[0 0 0]);
rectangle('Position',[62.5 -96.875 3.125 3.125], 'FaceColor',[1 1 1]);
rectangle('Position',[65.625 -96.875 3.125 3.125], 'FaceColor',[1 1 1]);
rectangle('Position',[62.5 -100 3.125 3.125], 'FaceColor',[0 0 0]);
rectangle('Position',[65.625 -100 3.125 3.125], 'FaceColor',[0 0 0]);
rectangle('Position',[68.75 -96.875 3.125 3.125], 'FaceColor',[1 1 1]);
rectangle('Position',[71.875 -96.875 3.125 3.125], 'FaceColor',[1 1 1]);
rectangle('Position',[68.75 -100 3.125 3.125], 'FaceColor',[0 0 0]);
rectangle('Position',[71.875 -100 3.125 3.125], 'FaceColor',[0 0 0]);
rectangle('Position',[75 -78.125 3.125 3.125], 'FaceColor',[0 0 0]);
rectangle('Position',[78.125 -78.125 3.125 3.125], 'FaceColor',[0 0 0]);
rectangle('Position',[75 -81.25 3.125 3.125], 'FaceColor',[1 1 1]);
rectangle('Position',[78.125 -81.25 3.125 3.125], 'FaceColor',[1 1 1]);
rectangle('Position',[87.5 -78.125 3.125 3.125], 'FaceColor',[0 0 0]);
rectangle('Position',[90.625 -78.125 3.125 3.125], 'FaceColor',[0 0 0]);
rectangle('Position',[87.5 -81.25 3.125 3.125], 'FaceColor',[1 1 1]);
rectangle('Position',[90.625 -81.25 3.125 3.125], 'FaceColor',[1 1 1]);
rectangle('Position',[93.75 -78.125 3.125 3.125], 'FaceColor',[0 0 0]);
rectangle('Position',[96.875 -78.125 3.125 3.125], 'FaceColor',[0 0 0]);
rectangle('Position',[93.75 -81.25 3.125 3.125], 'FaceColor',[1 1 1]);
rectangle('Position',[96.875 -81.25 3.125 3.125], 'FaceColor',[0 0 0]);
rectangle('Position',[93.75 -84.375 3.125 3.125], 'FaceColor',[1 1 1]);
rectangle('Position',[96.875 -84.375 3.125 3.125], 'FaceColor',[0 0 0]);
rectangle('Position',[93.75 -87.5 3.125 3.125], 'FaceColor',[1 1 1]);
rectangle('Position',[96.875 -87.5 3.125 3.125], 'FaceColor',[0 0 0]);
rectangle('Position',[81.25 -90.625 3.125 3.125], 'FaceColor',[0 0 0]);
rectangle('Position',[84.375 -90.625 3.125 3.125], 'FaceColor',[0 0 0]);
rectangle('Position',[81.25 -93.75 3.125 3.125], 'FaceColor',[1 1 1]);
rectangle('Position',[84.375 -93.75 3.125 3.125], 'FaceColor',[1 1 1]);
rectangle('Position',[75 -96.875 3.125 3.125], 'FaceColor',[1 1 1]);
rectangle('Position',[78.125 -96.875 3.125 3.125], 'FaceColor',[1 1 1]);
rectangle('Position',[75 -100 3.125 3.125], 'FaceColor',[0 0 0]);
rectangle('Position',[78.125 -100 3.125 3.125], 'FaceColor',[0 0 0]);
rectangle('Position',[81.25 -96.875 3.125 3.125], 'FaceColor',[1 1 1]);
rectangle('Position',[84.375 -96.875 3.125 3.125], 'FaceColor',[1 1 1]);
rectangle('Position',[81.25 -100 3.125 3.125], 'FaceColor',[0 0 0]);
rectangle('Position',[84.375 -100 3.125 3.125], 'FaceColor',[0 0 0]);
rectangle('Position',[93.75 -90.625 3.125 3.125], 'FaceColor',[1 1 1]);
rectangle('Position',[96.875 -90.625 3.125 3.125], 'FaceColor',[0 0 0]);
rectangle('Position',[93.75 -93.75 3.125 3.125], 'FaceColor',[1 1 1]);
rectangle('Position',[96.875 -93.75 3.125 3.125], 'FaceColor',[0 0 0]);
rectangle('Position',[87.5 -96.875 3.125 3.125], 'FaceColor',[1 1 1]);
rectangle('Position',[90.625 -96.875 3.125 3.125], 'FaceColor',[1 1 1]);
rectangle('Position',[87.5 -100 3.125 3.125], 'FaceColor',[0 0 0]);
rectangle('Position',[90.625 -100 3.125 3.125], 'FaceColor',[0 0 0]);
rectangle('Position',[93.75 -96.875 3.125 3.125], 'FaceColor',[1 1 1]);
rectangle('Position',[96.875 -96.875 3.125 3.125], 'FaceColor',[0 0 0]);
rectangle('Position',[93.75 -100 3.125 3.125], 'FaceColor',[0 0 0]);
rectangle('Position',[96.875 -100 3.125 3.125], 'FaceColor',[0 0 0]);
X=[93,87.5,84.375,81.25,81.25,75,70,62.5,56.25,50,43.75,37.5,31.25,25,18.75,12.5,12.5,12.5,6.25,6,6];
Y=[-93,-92.5,-91.25,-90.625,-87.5,-81.25,-75,-68.75,-67.5,-62.5,-56.25,-50,-43.75,-37.5,-31.25,-25,-18.75,-12.5,-6.25,-6,-6];
hold on;
plot(X,Y,'r');
plot(X,Y,'bo');
legend('130.909','Location','southoutside');
